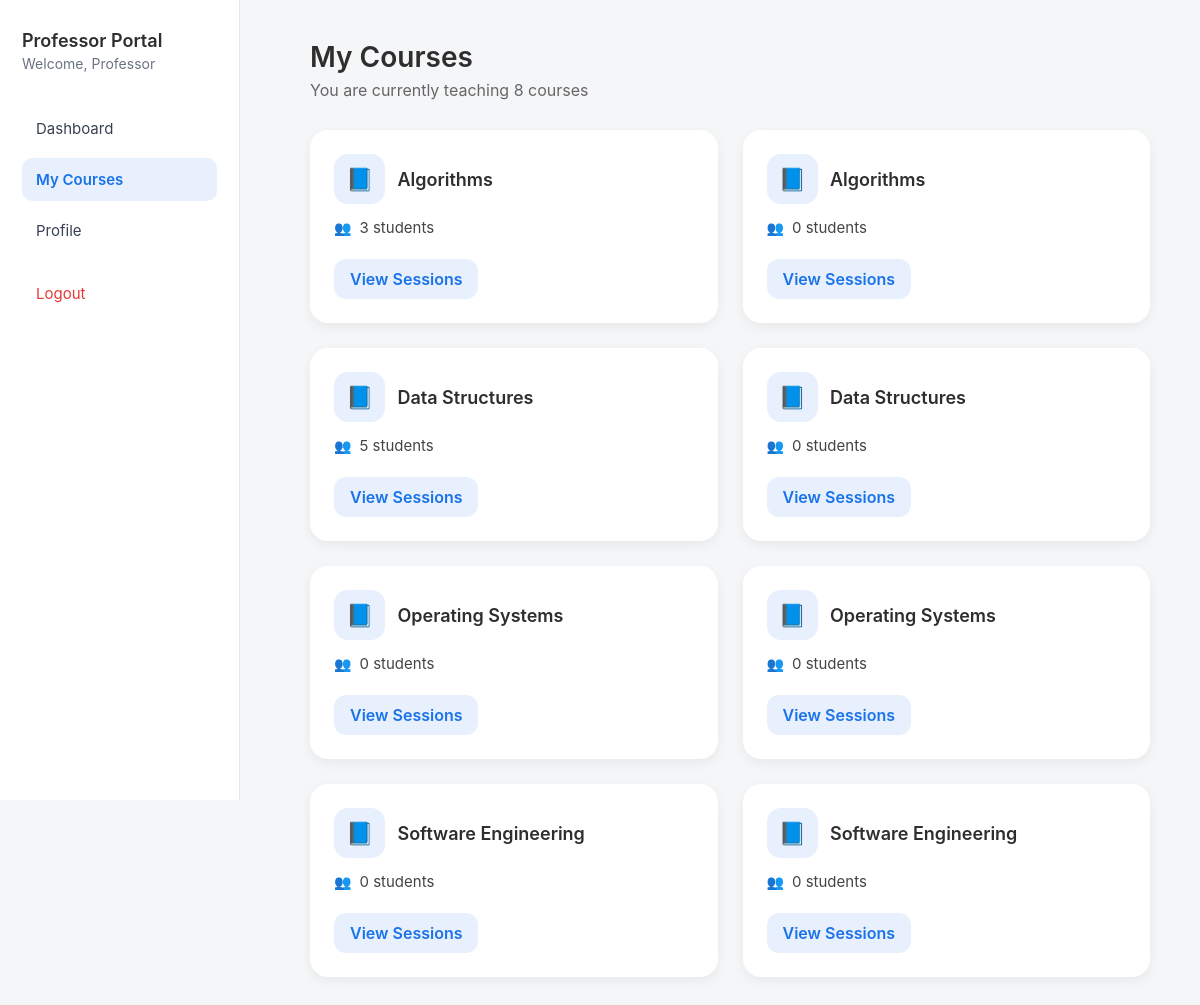
The page /frontend/professor/courses.php on the database its author committed.
### tables this page shows
CREATE TABLE `courses` (
  `id` int NOT NULL,
  `course_name` varchar(100) NOT NULL,
  `professor_id` int NOT NULL
);

### frontend/professor/courses.php (the view, shortened to what this page needs)
<?php
$conn = getConnection();
require_once __DIR__ . '/sidebar.php';
$stmt = $conn->query("
    SELECT c.id, c.course_name,
        (SELECT COUNT(*) FROM student_course sc WHERE sc.course_id = c.id) AS students_count
    FROM courses c
    ORDER BY c.course_name ASC
");
$courses = $stmt->fetchAll(PDO::FETCH_ASSOC);
?>
<!doctype html>
<html>
<head>
  <link rel="stylesheet" href="../assets/style.css">
</head>
<body>
<div class="content">
  <h1>My Courses</h1>
  <p class="subtitle">You are currently teaching <?= count($courses) ?> courses</p>
  <div class="course-grid">
    <?php foreach ($courses as $c): ?>
      <div class="course-card">
        <div class="course-header">
          <div class="course-icon">📘</div>
          <div class="course-title"><?= htmlspecialchars($c['course_name']) ?></div>
        </div>
        <div class="course-info">
          👥 <span><?= $c['students_count'] ?> students</span>
        </div>
        <a href="sessions.php?course=<?= $c['id'] ?>" class="btn-session">View Sessions</a>
      </div>
    <?php endforeach; ?>
  </div>
</div>
</body>
</html>

### frontend/professor/sidebar.php (shortened to what this page needs)
<?php
$profName = $_SESSION['professor_name'] ?? 'Professor';
?>
<aside class="sidebar" id="sidebar">
<div class="sidebar-header">
    <div class="portal-title">Professor Portal</div>
    <div class="portal-subtitle">Welcome, <?= htmlspecialchars($profName) ?></div>
</div>
<nav class="nav-menu">
    <a href="index.php"
       class="<?= basename($_SERVER['PHP_SELF']) === 'index.php' ? 'active' : '' ?>">
        Dashboard
    </a>
    <a href="courses.php"
       class="<?= basename($_SERVER['PHP_SELF']) === 'courses.php' ? 'active' : '' ?>">
        My Courses
    </a>
    <a href="profile.php"
       class="<?= basename($_SERVER['PHP_SELF']) === 'profile.php' ? 'active' : '' ?>">
        Profile
    </a>
    <a href="../../backend/logout.php" class="logout">Logout</a>
</nav>
</aside>

### frontend/assets/style.css (style rules this page uses)
body { margin: 0; padding: 0; font-family: -apple-system, BlinkMacSystemFont, "Segoe UI", Roboto, sans-serif; background: #f5f6f8; color: #2e2e2e; }
.sidebar { position: fixed; top: 0; left: 0; width: 240px; height: 100vh; background: #fff; border-right: 1px solid #e5e7eb; padding: 30px 22px; box-sizing: border-box; transition: 0.25s ease; z-index: 1000; }
.sidebar-header { margin-bottom: 35px; }
.portal-title { font-size: 18px; font-weight: 600; }
.portal-subtitle { margin-top: 4px; font-size: 14px; color: #6b7280; }
.nav-menu a { display: block; padding: 12px 14px; margin-bottom: 8px; text-decoration: none; color: #374151; font-size: 15px; border-radius: 10px; transition: 0.2s ease; }
.nav-menu .active { background: #e8f0fe; color: #1a73e8; font-weight: 600; }
.logout { color: #e53935 !important; margin-top: 20px; }
.content { margin-left: 240px; flex: 1; padding: 40px 50px; transition: 0.25s ease; }
h1 { margin: 0; font-size: 30px; font-weight: 600; }
.subtitle { margin-top: 6px; color: #777; font-size: 16px; }

### frontend/professor/courses.php (style rules this page uses)
.content { margin-left: 260px; padding: 40px 50px; }
h1 { font-size: 28px; margin-bottom: 5px; }
.subtitle { color: #666; margin-bottom: 30px; }
.course-grid { display: grid; grid-template-columns: repeat(auto-fill, minmax(360px, 1fr)); gap: 25px; }
.course-card { background: #fff; padding: 24px; border-radius: 18px; box-shadow: 0 4px 12px rgba(0,0,0,0.06); display: flex; flex-direction: column; gap: 14px; }
.course-header { display: flex; align-items: center; gap: 12px; }
.course-icon { background: #e8f0fe; padding: 12px; font-size: 22px; border-radius: 14px; }
.course-title { font-size: 18px; font-weight: 600; }
.course-info { display: flex; align-items: center; gap: 8px; color: #444; font-size: 14px; }
.course-info span { font-size: 15px; }
.btn-session { margin-top: 8px; background: #e8f0fe; color: #1a73e8; padding: 10px 16px; text-decoration: none; border-radius: 12px; font-weight: 600; width: fit-content; }

### rows shown on the page
courses: course_name "Algorithms", students_count "3"
courses: course_name "Algorithms", students_count "0"
courses: course_name "Data Structures", students_count "5"
courses: course_name "Data Structures", students_count "0"
courses: course_name "Operating Systems", students_count "0"
courses: course_name "Operating Systems", students_count "0"
courses: course_name "Software Engineering", students_count "0"
courses: course_name "Software Engineering", students_count "0"

### other values the page prints
$profName "Professor"
count($courses) "8"
